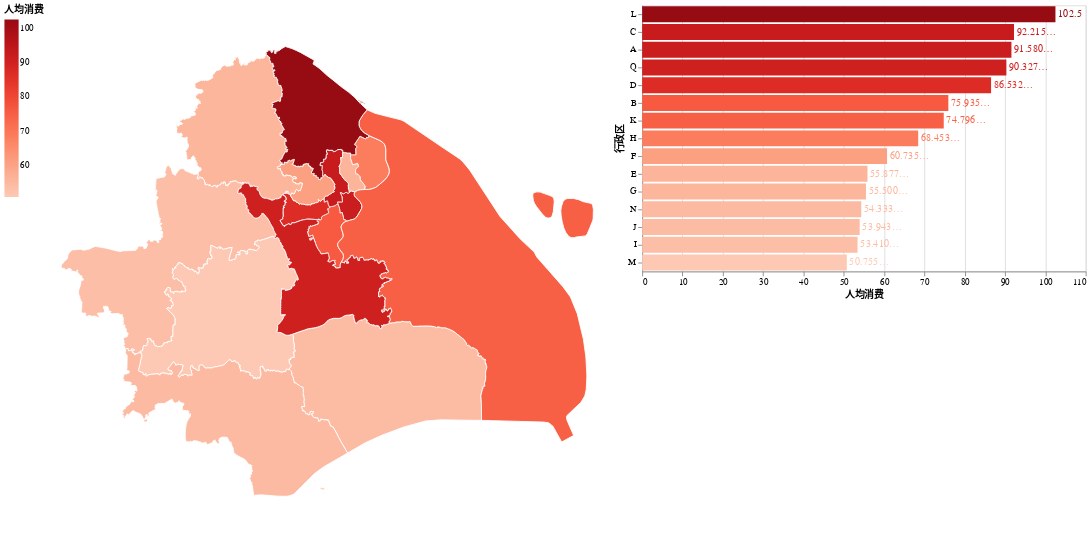

Write notebook code for a chart like this one.
### Code cell
import altair as alt

click_district = alt.selection_point(fields=["行政区"])

choropleth = ( 
  alt.Chart(
    gdf.drop(columns="center").rename(columns={"dt_id": "行政区", "dt_name": "行政区名称"})
  )
  .mark_geoshape(
    stroke="white",
    strokeWidth=1
  )
  .encode(
    color=alt.Color("人均消费:Q").scale(scheme="reds").legend(orient="left"),
    tooltip=["行政区名称", "人均消费:Q"],
    opacity=alt.condition(click_district, alt.value(1), alt.value(0.2))
  )
  .transform_lookup(
    lookup="行政区",
    from_=alt.LookupData(data=food_df_clean.groupby("行政区")["人均消费"].mean().reset_index(), key="行政区", fields=["人均消费"])
  )
  .properties(
    height=600,
    width=600,
  )
  .add_params(
    click_district
  )
)

bars = (
  alt.Chart(
    food_df_clean.groupby("行政区")["人均消费"].mean().reset_index()
  )
  .mark_bar()
  .encode(
    x="人均消费",
    opacity=alt.condition(click_district, alt.value(1), alt.value(0.2)),
    color=alt.Color("人均消费:Q").scale(scheme="reds"),
    y=alt.Y("行政区").sort("-x"),
    tooltip=["人均消费:Q"]
  )
  .add_params(
    click_district
  )
  .properties(
    width=500
  )
)

text = (
  bars.mark_text(
    align="left",
    baseline="middle",
    dx=3,
    limit=50
  )
  .encode(
    text="人均消费:Q"
  )
  .add_params(
    click_district
  )
)
choropleth | (bars + text)

### Figure 1 — Vega-Lite specification as saved in the notebook (floating-point values rounded to 4 significant figures; data arrays with more than 128 entries replaced by an {"elided": "..."} marker saying what was removed)
{"config": {"view": {"continuousWidth": 300, "continuousHeight": 300}}, "hconcat": [{"data": {"name": "data-2b11e2b24e5ac235c16089685a9d9704"}, "mark": {"type": "geoshape", "stroke": "white", "strokeWidth": 1}, "encoding": {"color": {"field": "人均消费", "legend": {"orient": "left"}, "scale": {"scheme": "reds"}, "type": "quantitative"}, "opacity": {"condition": {"param": "param_20", "value": 1}, "value": 0.2}, "tooltip": [{"field": "行政区名称", "type": "nominal"}, {"field": "人均消费", "type": "quantitative"}]}, "height": 600, "name": "view_31", "transform": [{"lookup": "行政区", "from": {"data": {"name": "data-6e74413b5a85665f03b1cd609f724af9"}, "key": "行政区", "fields": ["人均消费"]}}], "width": 600}, {"layer": [{"mark": {"type": "bar"}, "encoding": {"color": {"field": "人均消费", "scale": {"scheme": "reds"}, "type": "quantitative"}, "opacity": {"condition": {"param": "param_20", "value": 1}, "value": 0.2}, "tooltip": [{"field": "人均消费", "type": "quantitative"}], "x": {"field": "人均消费", "type": "quantitative"}, "y": {"field": "行政区", "sort": "-x", "type": "nominal"}}, "name": "view_30"}, {"mark": {"type": "text", "align": "left", "baseline": "middle", "dx": 3, "limit": 50}, "encoding": {"color": {"field": "人均消费", "scale": {"scheme": "reds"}, "type": "quantitative"}, "opacity": {"condition": {"param": "param_20", "value": 1}, "value": 0.2}, "text": {"field": "人均消费", "type": "quantitative"}, "tooltip": [{"field": "人均消费", "type": "quantitative"}], "x": {"field": "人均消费", "type": "quantitative"}, "y": {"field": "行政区", "sort": "-x", "type": "nominal"}}}], "data": {"name": "data-6e74413b5a85665f03b1cd609f724af9"}, "width": 500}], "params": [{"name": "param_20", "select": {"type": "point", "fields": ["行政区"]}, "views": ["view_31", "view_30"]}], "$schema": "https://vega.github.io/schema/vega-lite/v5.20.1.json", "datasets": {"data-2b11e2b24e5ac235c16089685a9d9704": [{"行政区": "A", "行政区名称": "晨曦区", "type": "Feature", "geometry": {"type": "Polygon", "coordinates": {"elided": "1x239x2 float values"}}}, {"行政区": "B", "行政区名称": "蓝湾区", "type": "Feature", "geometry": {"type": "Polygon", "coordinates": {"elided": "1x754x2 float values"}}}, {"行政区": "C", "行政区名称": "翠竹区", "type": "Feature", "geometry": {"type": "Polygon", "coordinates": {"elided": "1x969x2 float values"}}}, {"行政区": "D", "行政区名称": "东城区", "type": "Feature", "geometry": {"type": "Polygon", "coordinates": {"elided": "1x635x2 float values"}}}, {"行政区": "E", "行政区名称": "繁星区", "type": "Feature", "geometry": {"type": "Polygon", "coordinates": {"elided": "1x519x2 float values"}}}, {"行政区": "F", "行政区名称": "枫桥区", "type": "Feature", "geometry": {"type": "Polygon", "coordinates": {"elided": "1x850x2 float values"}}}, {"行政区": "G", "行政区名称": "古藤区", "type": "Feature", "geometry": {"type": "Polygon", "coordinates": {"elided": "1x1731x2 float values"}}}, {"行政区": "H", "行政区名称": "花园区", "type": "Feature", "geometry": {"type": "Polygon", "coordinates": {"elided": "1x250x2 float values"}}}, {"行政区": "I", "行政区名称": "银湖区", "type": "Feature", "geometry": {"type": "MultiPolygon", "coordinates": {"elided": "2 rows, 3140 float values in total"}}}, {"行政区": "J", "行政区名称": "江滨区", "type": "Feature", "geometry": {"type": "Polygon", "coordinates": {"elided": "1x594x2 float values"}}}, {"行政区": "K", "行政区名称": "昆仑区", "type": "Feature", "geometry": {"type": "MultiPolygon", "coordinates": {"elided": "3 rows, 1876 float values in total"}}}, {"行政区": "L", "行政区名称": "绿柳区", "type": "Feature", "geometry": {"type": "Polygon", "coordinates": {"elided": "1x1125x2 float values"}}}, {"行政区": "M", "行政区名称": "梅林区", "type": "Feature", "geometry": {"type": "Polygon", "coordinates": {"elided": "1x1200x2 float values"}}}, {"行政区": "N", "行政区名称": "暖风区", "type": "Feature", "geometry": {"type": "MultiPolygon", "coordinates": {"elided": "4 rows, 2462 float values in total"}}}, {"行政区": "O", "行政区名称": "橄榄区", "type": "Feature", "geometry": {"type": "MultiPolygon", "coordinates": {"elided": "2 rows, 400 float values in total"}}}, {"行政区": "P", "行政区名称": "蒲公英区", "type": "Feature", "geometry": {"type": "MultiPolygon", "coordinates": {"elided": "3 rows, 322 float values in total"}}}, {"行政区": "Q", "行政区名称": "青山区", "type": "Feature", "geometry": {"type": "Polygon", "coordinates": {"elided": "1x1893x2 float values"}}}], "data-6e74413b5a85665f03b1cd609f724af9": [{"行政区": "A", "人均消费": 91.58}, {"行政区": "B", "人均消费": 75.94}, {"行政区": "C", "人均消费": 92.22}, {"行政区": "D", "人均消费": 86.53}, {"行政区": "E", "人均消费": 55.88}, {"行政区": "F", "人均消费": 60.74}, {"行政区": "G", "人均消费": 55.5}, {"行政区": "H", "人均消费": 68.45}, {"行政区": "I", "人均消费": 53.41}, {"行政区": "J", "人均消费": 53.94}, {"行政区": "K", "人均消费": 74.8}, {"行政区": "L", "人均消费": 102.5}, {"行政区": "M", "人均消费": 50.76}, {"行政区": "N", "人均消费": 54.33}, {"行政区": "Q", "人均消费": 90.33}]}}
